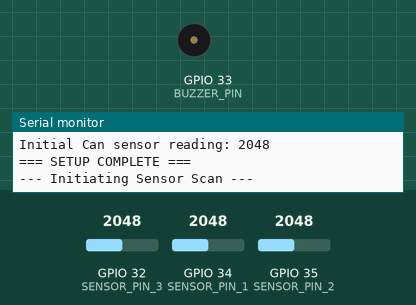
Simulated run of this sketch. Board: ESP32. On the bench: buzzer (waves = sounding, pin HIGH), the last lines printed to the serial monitor. The test bench sets the inputs (shaded band); at power-on: GPIO 34 (SENSOR_PIN_1) = 2048, GPIO 32 (SENSOR_PIN_3) = 2048, GPIO 35 (SENSOR_PIN_2) = 2048. WiFi joins after 1.5 s; servers stay silent unless stated.

Above: at 7.5 s.
7.6 s: GPIO 34 (SENSOR_PIN_1) set to 109
9.9 s: GPIO 34 (SENSOR_PIN_1) set to 90
At 14.1 s:
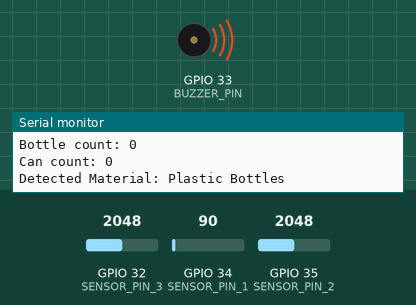
15.7 s: GPIO 32 (SENSOR_PIN_3) set to 1039
18.7 s: GPIO 32 (SENSOR_PIN_3) set to 970
Timing chart, 0 to 21.2 s (numbered marks = the images above; inputs shaded):
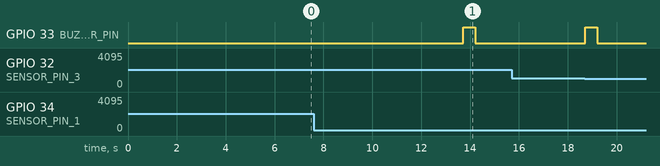

The sketch:

capstone_hardware.ino
```cpp
#include <WiFi.h>
#include <HTTPClient.h>
#include <ArduinoJson.h>

// WiFi credentials
const char* ssid = "PLDTHOMEFIBR726d0";
const char* password = "PLDTWIFI2f7xd";
const char* serverName = "http://192.168.1.13/CAPSTONEE/endpoint.php";

// User info
int userID = 0;
bool userIDSet = false;
String username = "";

// Sensor pins
const int SENSOR_PIN_1 = 34; // plastic bottle
const int SENSOR_PIN_2 = 35; // glass bottle
const int SENSOR_PIN_3 = 32; // tin cans

// Buzzer pin
const int BUZZER_PIN = 33; // adjust according to your wiring

// Reading validation
const int NUM_READINGS = 10;
const int READING_DELAY = 50;

// Thresholds
const int PLASTIC_THRESHOLD_MIN = 44;
const int PLASTIC_THRESHOLD_MAX = 100;
const int BOTTLE_THRESHOLD_MIN = 28;
const int BOTTLE_THRESHOLD_MAX = 41;
const int CAN_THRESHOLD_MIN = 8;
const int CAN_THRESHOLD_MAX = 27;
const int CONFIDENCE_THRESHOLD = 7;

// Timing for main loop
unsigned long previousMillis = 0;
const long interval = 5000; // 5 seconds

bool fetchCurrentUser() {
    HTTPClient http;
    http.begin("http://192.168.1.13/CAPSTONEE/get_current_user.php");
    int httpResponseCode = http.GET();
    if (httpResponseCode > 0) {
        String response = http.getString();
        Serial.println("Response: " + response);
        DynamicJsonDocument doc(1024);
        DeserializationError error = deserializeJson(doc, response);
        if (!error && doc.containsKey("userID")) {
            userID = doc["userID"];
            username = doc["username"] | "Unknown";
            userIDSet = true;
            Serial.print("Current user: "); Serial.println(username);
            Serial.print("UserID: "); Serial.println(userID);
            return true;
        } else {
            Serial.println("No user currently logged in or JSON parsing error.");
            Serial.println("Error: " + String(error.c_str()));
        }
    } else {
        Serial.print("Error on fetching current user: "); Serial.println(httpResponseCode);
        Serial.print("Error details: "); Serial.println(http.errorToString(httpResponseCode));
    }
    http.end();
    return false;
}

int getAverageReading(int sensorPin) {
    int total = 0;
    int validReadings = 0;

    for (int i = 0; i < NUM_READINGS; i++) {
        int reading = analogRead(sensorPin);
        if (reading > 0) {
            total += reading;
            validReadings++;
        }
        delay(READING_DELAY);
    }

    if (validReadings == 0) return 0;
    return total / validReadings;
}

String determineMaterial() {
    int plasticCount = 0;
    int bottleCount = 0;
    int canCount = 0;

    Serial.println("--- Material Determination ---");
    for (int i = 0; i < NUM_READINGS; i++) {
        int plasticReading = analogRead(SENSOR_PIN_1);
        int bottleReading = analogRead(SENSOR_PIN_2);
        int canReading = analogRead(SENSOR_PIN_3);

        Serial.print("Plastic Reading "); Serial.print(i); Serial.print(": "); Serial.println(plasticReading);
        Serial.print("Glass Reading "); Serial.print(i); Serial.print(": "); Serial.println(bottleReading);
        Serial.print("Can Reading "); Serial.print(i); Serial.print(": "); Serial.println(canReading);

        if (plasticReading >= PLASTIC_THRESHOLD_MIN && plasticReading <= PLASTIC_THRESHOLD_MAX)
            plasticCount++;
        if (bottleReading >= BOTTLE_THRESHOLD_MIN && bottleReading <= BOTTLE_THRESHOLD_MAX)
            bottleCount++;
        if (canReading >= CAN_THRESHOLD_MIN && canReading <= CAN_THRESHOLD_MAX)
            canCount++;

        delay(READING_DELAY);
    }

    Serial.print("Plastic count: "); Serial.println(plasticCount);
    Serial.print("Bottle count: "); Serial.println(bottleCount);
    Serial.print("Can count: "); Serial.println(canCount);

    if (plasticCount >= CONFIDENCE_THRESHOLD) return "Plastic Bottles";
    else if (bottleCount >= CONFIDENCE_THRESHOLD) return "Glass Bottles";
    else if (canCount >= CONFIDENCE_THRESHOLD) return "Cans";
    return "unknown";
}

void setup() {
    Serial.begin(9600);
    delay(2000);
    Serial.println("=== SETUP STARTING ===");

    pinMode(BUZZER_PIN, OUTPUT);
    digitalWrite(BUZZER_PIN, LOW);

    WiFi.begin(ssid, password);
    Serial.print("Connecting to WiFi");
    int attempts = 0;
    while (WiFi.status() != WL_CONNECTED && attempts < 20) {
        delay(500);
        Serial.print(".");
        attempts++;
    }
    Serial.println();

    if (WiFi.status() == WL_CONNECTED) {
        Serial.print("Connected to SSID: "); Serial.println(WiFi.SSID());
        Serial.print("ESP32 IP Address: "); Serial.println(WiFi.localIP());
        fetchCurrentUser();
    } else {
        Serial.println("Failed to connect to WiFi");
    }

    Serial.println("Calibrating sensors (waiting for 1 second)...");
    unsigned long startTime = millis();
    while (millis() - startTime < 1000) {
        analogRead(SENSOR_PIN_1);
        analogRead(SENSOR_PIN_2);
        analogRead(SENSOR_PIN_3);
        delay(10);
    }

    int initialPlastic = getAverageReading(SENSOR_PIN_1);
    int initialGlass = getAverageReading(SENSOR_PIN_2);
    int initialCan = getAverageReading(SENSOR_PIN_3);
    Serial.print("Initial Plastic sensor reading: "); Serial.println(initialPlastic);
    Serial.print("Initial Glass sensor reading: "); Serial.println(initialGlass);
    Serial.print("Initial Can sensor reading: "); Serial.println(initialCan);
    Serial.println("=== SETUP COMPLETE ===");
}

void loop() {
    unsigned long currentMillis = millis();

    if (WiFi.status() != WL_CONNECTED) {
        Serial.println("WiFi Disconnected. Attempting to reconnect...");
        WiFi.begin(ssid, password);
        delay(5000);
        if (WiFi.status() == WL_CONNECTED) {
            Serial.println("WiFi Reconnected!");
            fetchCurrentUser();
        }
        return;
    }

    if (currentMillis - previousMillis >= interval) {
        previousMillis = currentMillis;

        Serial.println("\n--- Initiating Sensor Scan ---");
        int plasticValue = getAverageReading(SENSOR_PIN_1);
        int glassValue = getAverageReading(SENSOR_PIN_2);
        int canValue = getAverageReading(SENSOR_PIN_3);
        Serial.print("Average Plastic Sensor Value: "); Serial.println(plasticValue);
        Serial.print("Average Glass Sensor Value: "); Serial.println(glassValue);
        Serial.print("Average Can Sensor Value: "); Serial.println(canValue);

        String materialType = determineMaterial();
        Serial.print("Detected Material: "); Serial.println(materialType);

        if (materialType != "unknown") {
            digitalWrite(BUZZER_PIN, HIGH);
            delay(500);
            digitalWrite(BUZZER_PIN, LOW);
        }

        int sensorValue = 0;
        if (materialType == "Plastic Bottles") sensorValue = plasticValue;
        else if (materialType == "Glass Bottles") sensorValue = glassValue;
        else if (materialType == "Cans") sensorValue = canValue;

        if (materialType != "unknown" && userIDSet) {
            HTTPClient http;
            Serial.print("Connecting to server: "); Serial.println(serverName);
            http.begin(serverName);
            http.addHeader("Content-Type", "application/x-www-form-urlencoded");
            String httpRequestData = "sensor_value=" + String(sensorValue) +
                                     "&material=" + materialType +
                                     "&userID=" + String(userID);
            Serial.print("Sending data: "); Serial.println(httpRequestData);
            int httpResponseCode = http.POST(httpRequestData);
            Serial.print("HTTP Response code: "); Serial.println(httpResponseCode);
            if (httpResponseCode > 0) {
                String response = http.getString();
                Serial.println("Response: " + response);
                if (response.indexOf("Success") >= 0)
                    Serial.println("Data successfully saved to database");
                else if (response.indexOf("Error") >= 0)
                    Serial.println("Error saving to database: " + response);
            } else {
                Serial.print("Error on sending POST: "); Serial.println(httpResponseCode);
                Serial.print("Error details: "); Serial.println(http.errorToString(httpResponseCode));
            }
            http.end();
        } else if (materialType == "unknown") {
            Serial.println("Material not identified with confidence.");
        } else {
            Serial.println("User ID not set. Cannot send data.");
            fetchCurrentUser();
        }
    }
}
```

Measured:
- the behaviour switches between 101 and 100 on GPIO 34 (SENSOR_PIN_1) (found by bisection; images 0 and 1)
- after the input at 9.9 s, GPIO 33 (BUZZER_PIN): LOW → HIGH after 3.8 s, → LOW 0.50 s later
